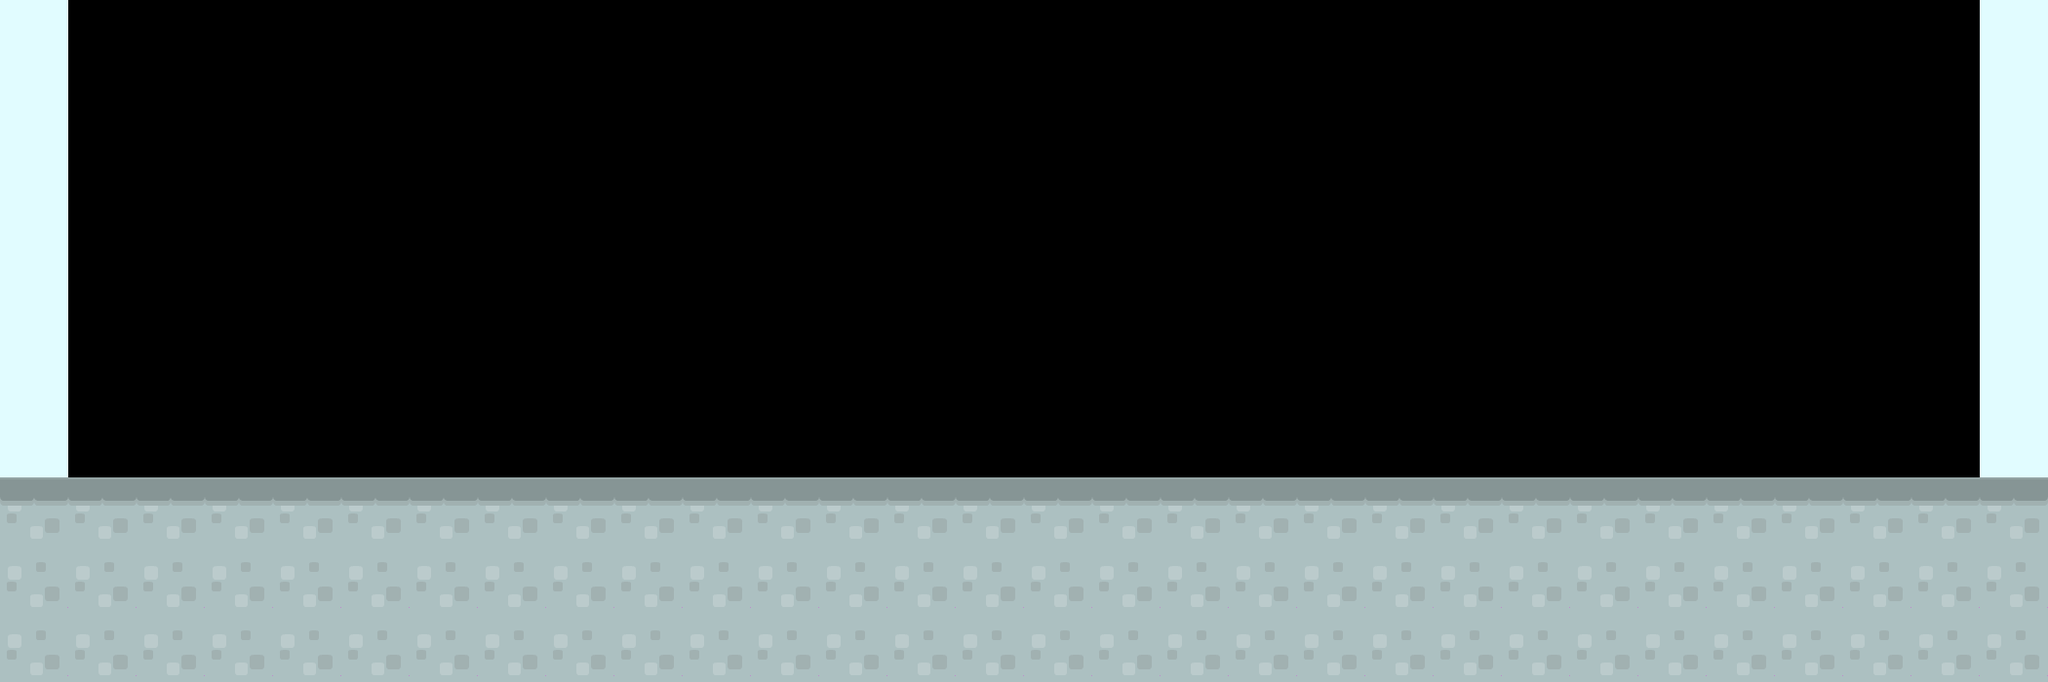

Tiled map render using the project's own tile images. Description and the map definition, with tile-layer contents summarised, below:
An orthogonal 30x10 tile map with 70x70 px tiles, 1 tile layer (collision), 1 hidden layer not drawn.

<map version="1.0" orientation="orthogonal" width="30" height="10" tilewidth="70" tileheight="70">
 <tileset firstgid="1" name="tiles_map" tilewidth="70" tileheight="70">
  <image source="../images/tiles_map.png" width="700" height="140" />
 </tileset>
 <layer name="background" width="30" height="10" visible="0">
  <data>[300 cells, 300 non-empty, 1 distinct tile ids]</data>
 </layer>
 <layer name="collision" width="30" height="10">
  <data>[300 cells, 104 non-empty, 3 distinct tile ids]</data>
 </layer>
</map>
